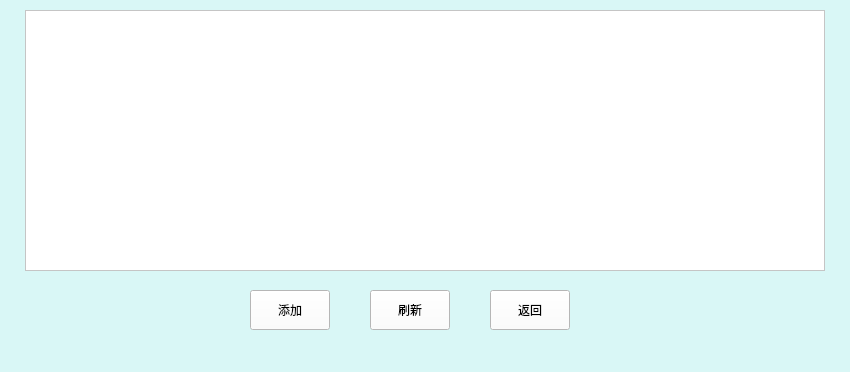
<?xml version="1.0" encoding="UTF-8"?>
<ui version="4.0">
 <class>Admin</class>
 <widget class="QMainWindow" name="Admin">
  <property name="geometry">
   <rect>
    <x>0</x>
    <y>0</y>
    <width>850</width>
    <height>372</height>
   </rect>
  </property>
  <property name="windowTitle">
   <string>MainWindow</string>
  </property>
  <property name="styleSheet">
   <string notr="true">background-color: rgb(217, 247, 246);</string>
  </property>
  <widget class="QWidget" name="centralwidget">
   <widget class="QPushButton" name="add">
    <property name="geometry">
     <rect>
      <x>250</x>
      <y>290</y>
      <width>80</width>
      <height>40</height>
     </rect>
    </property>
    <property name="styleSheet">
     <string notr="true">background-color: rgb(255, 255, 255);</string>
    </property>
    <property name="text">
     <string>添加</string>
    </property>
   </widget>
   <widget class="QPushButton" name="pushButton_2">
    <property name="geometry">
     <rect>
      <x>370</x>
      <y>290</y>
      <width>80</width>
      <height>40</height>
     </rect>
    </property>
    <property name="styleSheet">
     <string notr="true">background-color: rgb(255, 255, 255);</string>
    </property>
    <property name="text">
     <string>刷新</string>
    </property>
   </widget>
   <widget class="QPushButton" name="pushButton">
    <property name="geometry">
     <rect>
      <x>490</x>
      <y>290</y>
      <width>80</width>
      <height>40</height>
     </rect>
    </property>
    <property name="styleSheet">
     <string notr="true">background-color: rgb(255, 255, 255);</string>
    </property>
    <property name="text">
     <string>返回</string>
    </property>
   </widget>
   <widget class="QListWidget" name="listWidget">
    <property name="geometry">
     <rect>
      <x>25</x>
      <y>10</y>
      <width>800</width>
      <height>261</height>
     </rect>
    </property>
    <property name="styleSheet">
     <string notr="true">background-color: rgb(255, 255, 255);</string>
    </property>
   </widget>
  </widget>
  <widget class="QMenuBar" name="menubar">
   <property name="geometry">
    <rect>
     <x>0</x>
     <y>0</y>
     <width>850</width>
     <height>18</height>
    </rect>
   </property>
  </widget>
  <widget class="QStatusBar" name="statusbar"/>
 </widget>
 <resources/>
 <connections/>
</ui>
